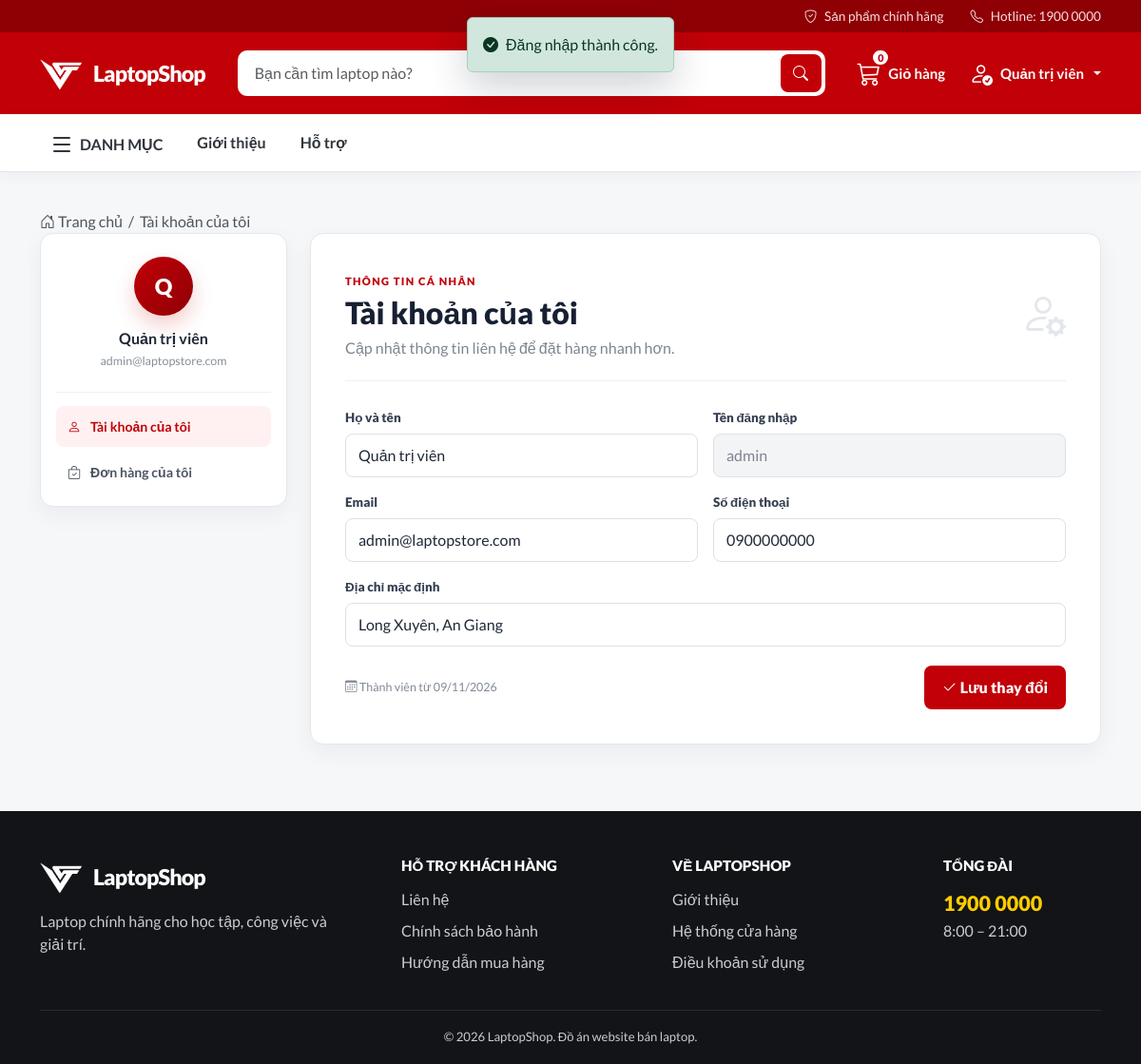
The page /Trang tin/tai-khoan.php (signed in) on the database its author committed.
### tables this page shows
CREATE TABLE tbl_nguoidung (
    MaNguoiDung INT AUTO_INCREMENT PRIMARY KEY,
    TenNguoiDung VARCHAR(100) NOT NULL,
    TenDangNhap VARCHAR(50) NOT NULL UNIQUE,
    MatKhau VARCHAR(255) NOT NULL,
    Email VARCHAR(100) UNIQUE,
    SoDienThoai VARCHAR(15),
    DiaChi VARCHAR(255),
    QuyenHan ENUM('Quản trị viên', 'Khách hàng')
        NOT NULL DEFAULT 'Khách hàng',
    TrangThai ENUM('Hoạt động', 'Đã khóa')
        NOT NULL DEFAULT 'Hoạt động',
    NgayTao DATETIME DEFAULT CURRENT_TIMESTAMP,
    INDEX idx_nguoidung_quyen (QuyenHan),
    INDEX idx_nguoidung_trangthai (TrangThai)
);

### Trang tin/config/page-helpers.php (called while the page is built, shortened)
<?php
if (!function_exists('escape')) {
    function escape(?string $value): string
    {
        return htmlspecialchars($value ?? '', ENT_QUOTES, 'UTF-8');
    }
}
function loadSharedPageData(?PDO $pdo): array
{
    $data = [
        'brands' => [],
        'categories' => [],
        'categoryHighlights' => []
    ];
    try {
        $data['brands'] = $pdo
            ->query('SELECT IdNhaSanXuat, TenNhaSanXuat FROM tbl_nhasanxuat ORDER BY TenNhaSanXuat')
            ->fetchAll();
        $data['categories'] = $pdo
            ->query('SELECT MaDanhMuc, TenDanhMuc FROM tbl_danhmuc ORDER BY TenDanhMuc')
            ->fetchAll();
        $highlightStatement = $pdo->prepare(
            'SELECT IdSanPham, TenSanPham
             FROM tbl_sanpham
             WHERE MaDanhMuc = :category
             ORDER BY LuotXem DESC, IdSanPham DESC
             LIMIT 4'
        );
        foreach ($data['categories'] as $category) {
            $categoryId = (int) $category['MaDanhMuc'];
            $highlightStatement->execute(['category' => $categoryId]);
            $data['categoryHighlights'][$categoryId] = $highlightStatement->fetchAll();
        }
    } catch (Throwable $exception) {
        error_log($exception->getMessage());
    }
    return $data;
}
function calculateCartCount(array $cart): int
{
    $count = 0;
    return $count;
}

### Trang tin/config/auth.php (called while the page is built, shortened)
<?php
require_once __DIR__ . '/page-helpers.php';
function authCurrentUser(): ?array
{
    $user = $_SESSION['auth_user'] ?? null;
    return is_array($user) ? $user : null;
}

### Trang tin/tai-khoan.php (the view, shortened to what this page needs)
<?php
require_once __DIR__ . '/config/auth.php';
$authUser = authCurrentUser();
$pdo = null;
$profile = null;
try {
    $pdo = getDatabaseConnection();
    $profileStatement = $pdo->prepare(
        'SELECT MaNguoiDung, TenNguoiDung, TenDangNhap, Email, SoDienThoai, DiaChi, NgayTao
         FROM tbl_nguoidung
         WHERE MaNguoiDung = :id
         LIMIT 1'
    );
    $profileStatement->execute(['id' => (int) $authUser['id']]);
    $profile = $profileStatement->fetch() ?: null;
} catch (Throwable $exception) {
    error_log($exception->getMessage());
    $profileError = 'Không thể tải thông tin tài khoản lúc này.';
}
$sharedData = loadSharedPageData($pdo);
$categories = $sharedData['categories'];
$cartCount = calculateCartCount($_SESSION['cart'] ?? []);
require __DIR__ . '/template/header.php';
?>
<main class="account-page">
  <div class="container">
    <nav class="page-breadcrumb" aria-label="Đường dẫn">
      <a href="index.php"><i class="bi bi-house-door"></i> Trang chủ</a>
      <span class="separator">/</span>
      <span class="current">Tài khoản của tôi</span>
    </nav>
    <div class="account-layout">
      <aside class="account-sidebar">
        <div class="account-avatar"><?= escape(
            mb_strtoupper(mb_substr((string) $authUser['name'], 0, 1))
        ) ?></div>
        <strong><?= escape((string) $authUser['name']) ?></strong>
        <span><?= escape((string) $authUser['email']) ?></span>
        <nav>
          <a class="is-active" href="tai-khoan.php"><i class="bi bi-person"></i> Tài khoản của tôi</a>
          <a href="don-hang-cua-toi.php"><i class="bi bi-bag-check"></i> Đơn hàng của tôi</a>
        </nav>
      </aside>
      <section class="account-content-card">
        <div class="account-content-card__heading">
          <div>
            <span>THÔNG TIN CÁ NHÂN</span>
            <h1>Tài khoản của tôi</h1>
            <p>Cập nhật thông tin liên hệ để đặt hàng nhanh hơn.</p>
          </div>
          <i class="bi bi-person-gear"></i>
        </div>
        <?php if (is_array($profile)): ?>
          <form method="post" class="account-form">
            <div class="account-field">
              <label for="profile-name">Họ và tên</label>
              <input id="profile-name" name="name" type="text" value="<?= escape(
                  (string) $profile['TenNguoiDung']
              ) ?>" required />
            </div>
            <div class="account-field">
              <label for="profile-username">Tên đăng nhập</label>
              <input id="profile-username" type="text" value="<?= escape(
                  (string) $profile['TenDangNhap']
              ) ?>" disabled />
            </div>
            <div class="account-field">
              <label for="profile-email">Email</label>
              <input id="profile-email" name="email" type="email" value="<?= escape(
                  (string) $profile['Email']
              ) ?>" required />
            </div>
            <div class="account-field">
              <label for="profile-phone">Số điện thoại</label>
              <input id="profile-phone" name="phone" type="tel" value="<?= escape(
                  (string) ($profile['SoDienThoai'] ?? '')
              ) ?>" />
            </div>
            <div class="account-field account-field--wide">
              <label for="profile-address">Địa chỉ mặc định</label>
              <input id="profile-address" name="address" type="text" value="<?= escape(
                  (string) ($profile['DiaChi'] ?? '')
              ) ?>" />
            </div>
            <div class="account-form__actions account-field--wide">
              <span><i class="bi bi-calendar3"></i> Thành viên từ <?= escape(
                  date('d/m/Y', strtotime((string) $profile['NgayTao']))
              ) ?></span>
              <button class="btn" type="submit"><i class="bi bi-check2"></i> Lưu thay đổi</button>
            </div>
          </form>
        <?php endif; ?>
      </section>
    </div>
  </div>
</main>
<?php require __DIR__ . '/template/footer.php'; ?>

### Trang tin/template/header.php (shortened to what this page needs)
<?php
require_once __DIR__ . '/../config/auth.php';
$keyword = $keyword ?? '';
$categories = $categories ?? [];
$cartCount = $cartCount ?? 0;
$mainCssPath = __DIR__ . '/../assets/css/main.css';
$mainCssVersion = is_file($mainCssPath) ? (string) filemtime($mainCssPath) : '1';
$authUser = authCurrentUser();
?>
<!doctype html>
<html lang="vi">
  <head>
    <link
      href="https://cdn.jsdelivr.net/npm/bootstrap@5.3.3/dist/css/bootstrap.min.css"
      rel="stylesheet"
    />
    <link
      rel="stylesheet"
      href="https://cdn.jsdelivr.net/npm/bootstrap-icons@1.11.3/font/bootstrap-icons.css"
    />
    <link rel="stylesheet" href="./assets/css/main.css?v=<?= escape($mainCssVersion) ?>" />
  </head>
  <body>
    <div class="site-header-sticky">
    <div class="topbar d-none d-md-block">
      <div class="container topbar__inner">
        <span><i class="bi bi-shield-check"></i> Sản phẩm chính hãng</span>
        <span><i class="bi bi-telephone"></i> Hotline: 1900 0000</span>
      </div>
    </div>
    <header id="header" class="site-header">
      <div class="container site-header__inner">
        <a class="brand" href="index.php" aria-label="Về trang chủ LaptopShop">
          <img src="./assets/img/logo1.png" alt="" class="brand__image" />
          <span class="brand__name">LaptopShop</span>
        </a>
        <form class="search-form" action="index.php" method="get" role="search">
          <input
            id="search-input"
            class="form-control search-form__input"
            type="search"
            name="keyword"
            value="<?= escape($keyword) ?>"
            placeholder="Bạn cần tìm laptop nào?"
          />
          <button class="btn search-form__button" type="submit" aria-label="Tìm kiếm">
            <i class="bi bi-search"></i>
          </button>
        </form>
        <div class="header-actions">
          <a href="gio-hang.php" class="header-action" aria-label="Giỏ hàng">
            <span class="header-action__icon">
              <i class="bi bi-cart3"></i>
              <span class="cart-count"><?= $cartCount ?></span>
            </span>
            <span class="header-action__text">Giỏ hàng</span>
          </a>
          <?php if ($authUser === null): ?>
            <button
              type="button"
              class="header-action header-action--button"
              data-bs-toggle="modal"
              data-bs-target="#login-modal"
              data-open-login
              aria-label="Mở hộp thoại đăng nhập"
            >
              <span class="header-action__icon"><i class="bi bi-person"></i></span>
              <span class="header-action__text">Đăng nhập</span>
            </button>
          <?php else: ?>
            <div class="dropdown">
              <button
                type="button"
                class="header-action header-action--button dropdown-toggle"
                data-bs-toggle="dropdown"
                aria-expanded="false"
              >
                <span class="header-action__icon"><i class="bi bi-person-check"></i></span>
                <span class="header-action__text"><?= escape((string) $authUser['name']) ?></span>
              </button>
            </div>
          <?php endif; ?>
        </div>
      </div>
    </header>
    <nav class="navbar navbar-expand-lg main-nav" aria-label="Điều hướng chính">
      <div class="container">
        <div id="main-navigation" class="collapse navbar-collapse">
          <ul class="navbar-nav align-items-lg-center">
            <?php if ($categories !== []): ?>
              <li class="nav-item category-menu">
                <button
                  id="category-menu-toggle"
                  class="nav-link category-menu__toggle"
                  type="button"
                  aria-expanded="false"
                  aria-controls="category-mega-menu"
                >
                  <span class="category-menu__icon" aria-hidden="true">
                    <span></span><span></span><span></span>
                  </span>
                  <span>Danh mục</span>
                </button>
              </li>
            <?php endif; ?>
            <li class="nav-item"><a class="nav-link" href="lien-he.php">Giới thiệu</a></li>
            <li class="nav-item"><a class="nav-link" href="#">Hỗ trợ</a></li>
          </ul>
        </div>
      </div>
    </nav>
    </div>
    <?php require __DIR__ . '/login-modal.php'; ?>

### rows shown on the page
tbl_nguoidung: TenNguoiDung "Quản trị viên", TenNguoiDung "Q", Email "admin@laptopstore.com", name "Quản trị viên", TenDangNhap "admin", email "admin@laptopstore.com", phone "0900000000", address "Long Xuyên, An Giang", NgayTao "09/11/2026"

### other values the page prints
$cartCount "0"
$authFlash['message'] "Đăng nhập thành công."
